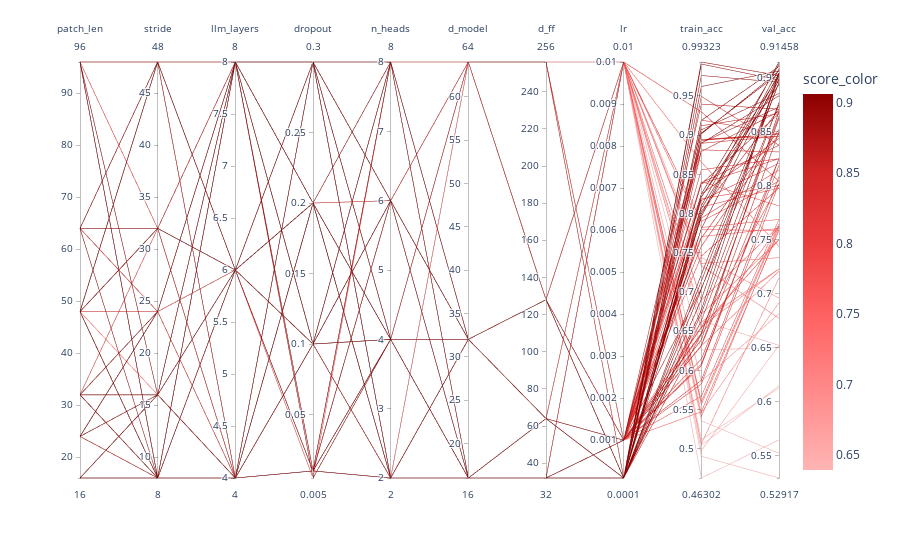

Source (notebook cell):
### Code cell
import plotly.express as px

df = bacteria_search  

metric_col = "val_acc"
lower_is_better = False

exclude = {"train_f1", "val_f1"}
hyperparam_cols = [c for c in df.columns
                   if c not in exclude and c != metric_col and not c.startswith("split")]

df = df.copy()
df["score_color"] = (-df[metric_col] if lower_is_better else df[metric_col])

df_enc = df.copy()
for c in hyperparam_cols:
    if not np.issubdtype(df_enc[c].dtype, np.number):
        mapping = {k: i for i, k in enumerate(sorted(df_enc[c].astype(str).unique()))}
        df_enc[c] = df_enc[c].astype(str).map(mapping)

strong_red_scale = [
    [0.00, "rgb(255,180,180)"],
    [0.20, "rgb(255,140,140)"],
    [0.40, "rgb(255,100,100)"],
    [0.60, "rgb(235,60,60)"],
    [0.80, "rgb(205,35,35)"],
    [1.00, "rgb(139,0,0)"],
]

lo, hi = np.percentile(df["score_color"], [5, 95])

fig = px.parallel_coordinates(
    df_enc,
    dimensions=hyperparam_cols + [metric_col],
    color="score_color",
    color_continuous_scale=strong_red_scale,
    range_color=(lo, hi),
    labels={**{c: c for c in hyperparam_cols}, metric_col: metric_col},
)

fig.update_layout(
    paper_bgcolor="white",
    plot_bgcolor="white",
)

fig.show()
